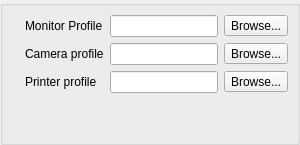
     <widget class="QWidget" name="stackedPagesWidgetPage6_2">
      <layout class="QGridLayout" name="gridLayout_5">
       <property name="leftMargin">
        <number>0</number>
       </property>
       <property name="topMargin">
        <number>0</number>
       </property>
       <property name="rightMargin">
        <number>0</number>
       </property>
       <property name="bottomMargin">
        <number>0</number>
       </property>
       <item row="0" column="0">
        <widget class="QGroupBox" name="iccGroupBox">
         <layout class="QGridLayout" name="gridLayout_9">
          <item row="0" column="3">
           <widget class="QToolButton" name="monitor_toolButton">
            <property name="text">
             <string>Browse...</string>
            </property>
            <property name="icon">
             <iconset theme="document-open">
              <normaloff>.</normaloff>.</iconset>
            </property>
            <property name="toolButtonStyle">
             <enum>Qt::ToolButtonTextBesideIcon</enum>
            </property>
           </widget>
          </item>
          <item row="4" column="3">
           <widget class="QToolButton" name="printer_toolButton">
            <property name="text">
             <string>Browse...</string>
            </property>
            <property name="icon">
             <iconset theme="document-open">
              <normaloff>.</normaloff>.</iconset>
            </property>
            <property name="toolButtonStyle">
             <enum>Qt::ToolButtonTextBesideIcon</enum>
            </property>
           </widget>
          </item>
          <item row="3" column="3">
           <widget class="QToolButton" name="camera_toolButton">
            <property name="enabled">
             <bool>true</bool>
            </property>
            <property name="text">
             <string>Browse...</string>
            </property>
            <property name="icon">
             <iconset theme="document-open">
              <normaloff>.</normaloff>.</iconset>
            </property>
            <property name="toolButtonStyle">
             <enum>Qt::ToolButtonTextBesideIcon</enum>
            </property>
           </widget>
          </item>
          <item row="3" column="2">
           <widget class="QLineEdit" name="camera_lineEdit">
            <property name="enabled">
             <bool>true</bool>
            </property>
            <property name="maximumSize">
             <size>
              <width>16777215</width>
              <height>16777215</height>
             </size>
            </property>
           </widget>
          </item>
          <item row="4" column="2">
           <widget class="QLineEdit" name="printer_lineEdit"/>
          </item>
          <item row="4" column="0">
           <widget class="QLabel" name="label_15">
            <property name="text">
             <string/>
            </property>
            <property name="pixmap">
             <pixmap resource="../../icons.qrc">:/program-icons/printer</pixmap>
            </property>
           </widget>
          </item>
          <item row="3" column="1">
           <widget class="QLabel" name="label_21">
            <property name="enabled">
             <bool>true</bool>
            </property>
            <property name="text">
             <string>Camera profile</string>
            </property>
           </widget>
          </item>
          <item row="0" column="1">
           <widget class="QLabel" name="label_13">
            <property name="text">
             <string>Monitor Profile</string>
            </property>
           </widget>
          </item>
          <item row="4" column="1">
           <widget class="QLabel" name="label_16">
            <property name="text">
             <string>Printer profile</string>
            </property>
           </widget>
          </item>
          <item row="3" column="0">
           <widget class="QLabel" name="label_17">
            <property name="text">
             <string/>
            </property>
            <property name="pixmap">
             <pixmap resource="../../icons.qrc">:/program-icons/camera-photo</pixmap>
            </property>
           </widget>
          </item>
          <item row="0" column="2">
           <widget class="QLineEdit" name="monitor_lineEdit"/>
          </item>
          <item row="0" column="0">
           <widget class="QLabel" name="label_12">
            <property name="text">
             <string/>
            </property>
            <property name="pixmap">
             <pixmap resource="../../icons.qrc">:/program-icons/video-television</pixmap>
            </property>
            <property name="scaledContents">
             <bool>false</bool>
            </property>
           </widget>
          </item>
          <item row="5" column="2">
           <spacer name="verticalSpacer_5">
            <property name="orientation">
             <enum>Qt::Vertical</enum>
            </property>
            <property name="sizeHint" stdset="0">
             <size>
              <width>20</width>
              <height>40</height>
             </size>
            </property>
           </spacer>
          </item>
         </layout>
        </widget>
       </item>
      </layout>
     </widget>
